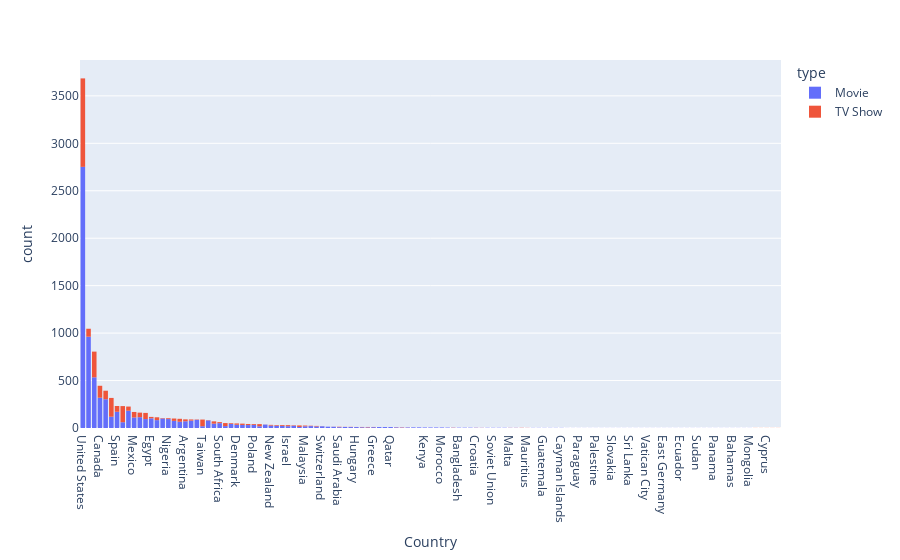

The notebook cell this image was saved under:
### Code cell
px.histogram(country_count, x='Country', color='type').update_xaxes(categoryorder = 'total descending')

### Figure 1 — Plotly figure (JSON) as saved in the notebook; plotly's stock layout.template omitted (floating-point values rounded to 4 significant figures; data arrays with more than 128 entries replaced by an {"elided": "..."} marker saying what was removed)
{"data": [{"alignmentgroup": "True", "bingroup": "x", "hovertemplate": "type=Movie<br>Country=%{x}<br>count=%{y}<extra></extra>", "legendgroup": "Movie", "marker": {"color": "#636efa", "pattern": {"shape": ""}}, "name": "Movie", "offsetgroup": "Movie", "orientation": "v", "showlegend": true, "type": "histogram", "x": {"elided": "7379 str values"}, "xaxis": "x", "yaxis": "y"}, {"alignmentgroup": "True", "bingroup": "x", "hovertemplate": "type=TV Show<br>Country=%{x}<br>count=%{y}<extra></extra>", "legendgroup": "TV Show", "marker": {"color": "#EF553B", "pattern": {"shape": ""}}, "name": "TV Show", "offsetgroup": "TV Show", "orientation": "v", "showlegend": true, "type": "histogram", "x": {"elided": "2631 str values"}, "xaxis": "x", "yaxis": "y"}], "layout": {"barmode": "relative", "legend": {"title": {"text": "type"}, "tracegroupgap": 0}, "margin": {"t": 60}, "xaxis": {"anchor": "y", "categoryorder": "total descending", "domain": [0, 1], "title": {"text": "Country"}}, "yaxis": {"anchor": "x", "domain": [0, 1], "title": {"text": "count"}}}}
